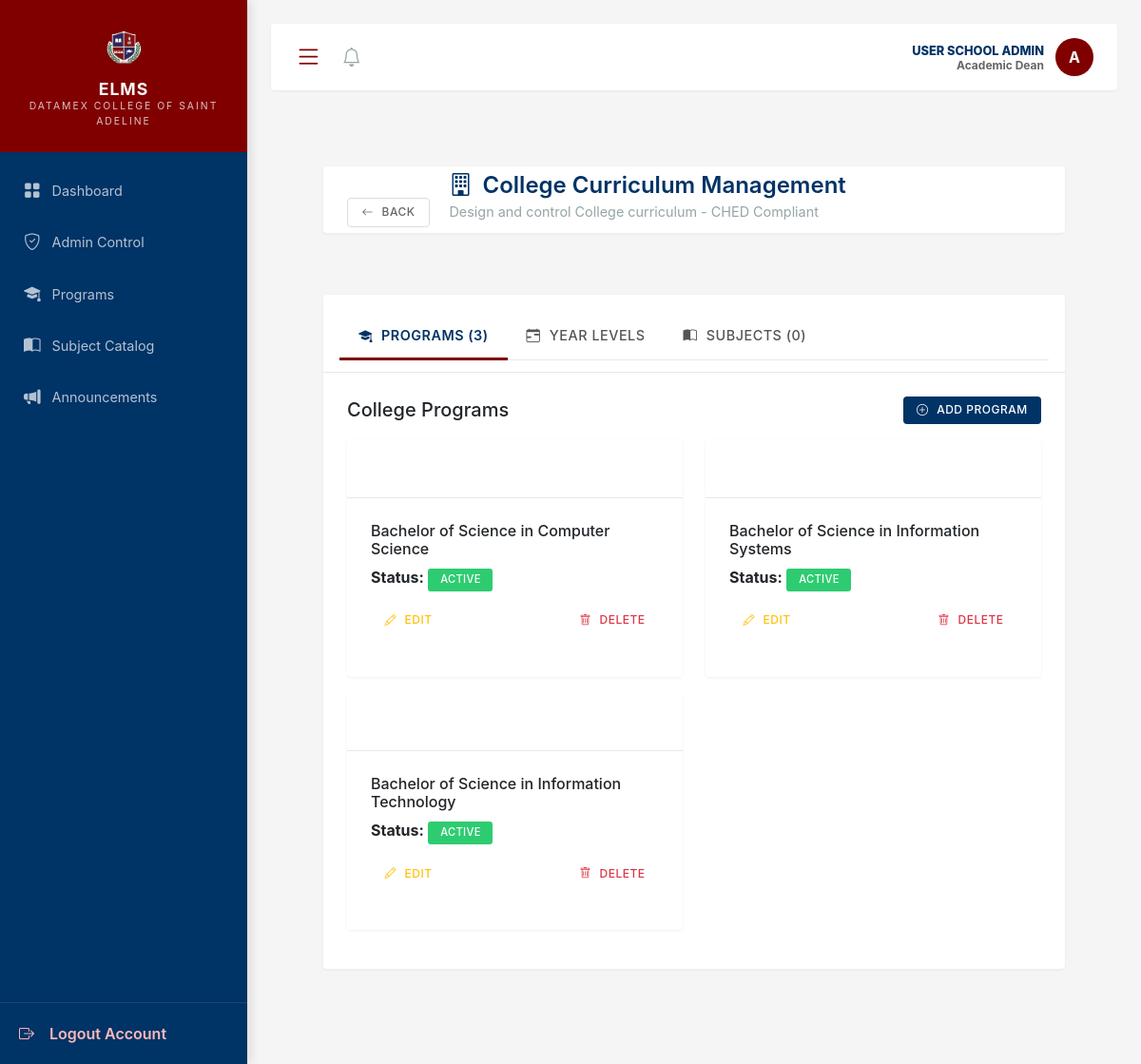
The app's page /modules/school_admin/college_curriculum.php (signed in), older data.
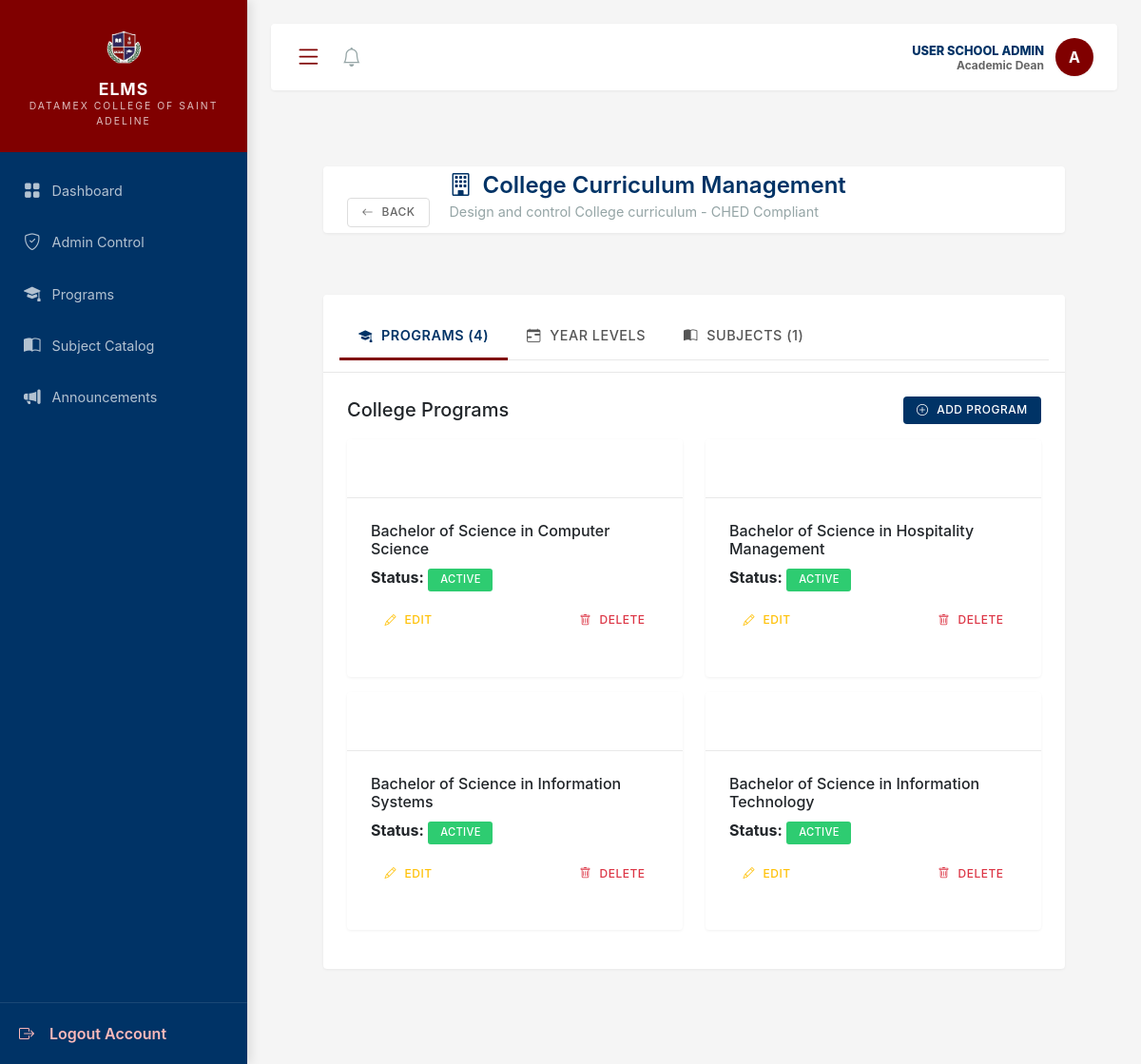
The same page, newer data.
### tables this page shows
CREATE TABLE `programs` (
  `id` int(10) UNSIGNED NOT NULL,
  `program_code` varchar(20) NOT NULL,
  `program_name` varchar(100) NOT NULL,
  `degree_level` enum('Certificate','Associate','Bachelor','Master','Doctorate') DEFAULT 'Bachelor',
  `school_id` int(10) UNSIGNED NOT NULL,
  `is_active` tinyint(1) DEFAULT 1,
  `created_at` timestamp NOT NULL DEFAULT current_timestamp()
);

### modules/school_admin/college_curriculum.php (the view, shortened to what the changed rows need)
<?php
require_once '../../config/init.php';
$programs = [];
$programs_result = $conn->query("SELECT id, program_code AS code, program_name AS name, degree_level, school_id, is_active FROM programs ORDER BY program_code");
if ($programs_result) {
    while ($row = $programs_result->fetch_assoc()) {
        $programs[] = $row;
    }
}
$college_subjects = [];
$college_subjects_result = $conn->query("
    SELECT cs.*,
           p.program_name,
           yl.year_name
    FROM curriculum_subjects cs
    LEFT JOIN programs p ON cs.program_id = p.id
    LEFT JOIN program_year_levels yl ON cs.year_level_id = yl.id
    WHERE cs.subject_type = 'college'
    ORDER BY cs.subject_code
");
if ($college_subjects_result) {
    while ($row = $college_subjects_result->fetch_assoc()) {
        $college_subjects[] = $row;
    }
}
include '../../includes/header.php';
?>
<div class="wrapper">
    <?php include '../../includes/sidebar.php'; ?>
    <div id="content">
        <div class="card shadow-sm">
            <div class="card-header">
                <ul class="nav nav-tabs card-header-tabs" id="collegeTabs" role="tablist">
                    <li class="nav-item">
                        <button class="nav-link active" id="programs-tab" data-bs-toggle="tab" data-bs-target="#programs" type="button">
                            <i class="bi bi-mortarboard-fill"></i> Programs (<?php echo count($programs); ?>)
                        </button>
                    </li>
                    <li class="nav-item">
                        <button class="nav-link" id="college-subjects-tab" data-bs-toggle="tab" data-bs-target="#college-subjects" type="button">
                            <i class="bi bi-book-half"></i> Subjects (<?php echo count($college_subjects); ?>)
                        </button>
                    </li>
                </ul>
            </div>
            <div class="card-body">
                <div class="tab-content" id="collegeTabContent">
                    <div class="tab-pane fade show active" id="programs" role="tabpanel">
                        <div class="row">
                            <?php foreach ($programs as $program): ?>
                            <div class="col-md-6 mb-3">
                                <div class="card h-100 border-secondary">
                                    <div class="card-header bg-secondary text-white d-flex justify-content-between">
                                        <h6 class="mb-0"><?php echo htmlspecialchars($program['code']); ?></h6>
                                        <small><?php echo htmlspecialchars($program['degree_level']); ?></small>
                                    </div>
                                    <div class="card-body">
                                        <h6 class="card-title"><?php echo htmlspecialchars($program['name']); ?></h6>
                                        <p class="card-text">
                                            <strong>Status:</strong>
                                            <span class="badge bg-<?php echo $program['is_active'] ? 'success' : 'secondary'; ?>">
                                                <?php echo $program['is_active'] ? 'Active' : 'Inactive'; ?>
                                            </span>
                                        </p>
                                        <div class="d-flex justify-content-between gap-2">
                                            <button class="btn btn-sm btn-outline-warning" onclick="editProgram(<?php echo $program['id']; ?>)">
                                                <i class="bi bi-pencil"></i> Edit
                                            </button>
                                            <button class="btn btn-sm btn-outline-danger" onclick="deleteCollegeProgram(<?php echo $program['id']; ?>, '<?php echo htmlspecialchars($program['code']); ?>')">
                                                <i class="bi bi-trash"></i> Delete
                                            </button>
                                        </div>
                                    </div>
                                </div>
                            </div>
                            <?php endforeach; ?>
                        </div>
                    </div>
                </div>
            </div>
        </div>
    </div>
</div>
<?php include '../../includes/footer.php'; ?>

Row changes from the older to the newer data that the page shows:
added programs: program_name "Bachelor of Science in Hospitality Management", is_active "ACTIVE"
Text that changed along with them:
count($programs): "3" → "4"
count($college_subjects): "0" → "1"
